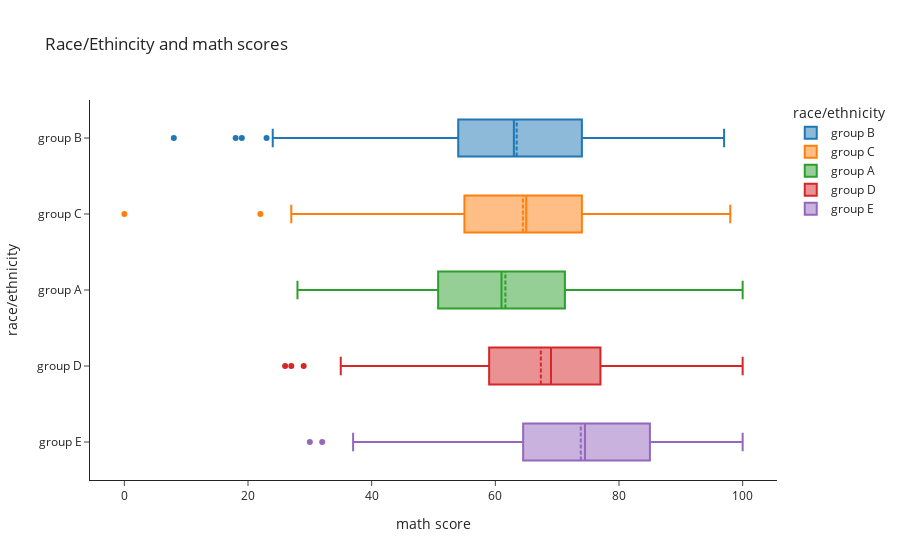

Write notebook code for a chart like this one.
### Markdown cell above
### Using plotly to make my box and whiskers plot interactive.

I am creating the same plot as the one above but using plotly instead.

### Code cell
# Race and Math scores
px.box(
    race.reset_index(),  # Reset the index to make columns accessible
    x="math score",       # Use 'race/ethnicity' for x-axis
    y="race/ethnicity",          # Use 'math score' for y-axis
    title="Race/Ethincity and Math Scores",
    color='race/ethnicity'
).update_traces(boxmean=True)

### Figure 1 — Plotly figure (JSON) as saved in the notebook; plotly's stock layout.template omitted (floating-point values rounded to 4 significant figures; data arrays with more than 128 entries replaced by an {"elided": "..."} marker saying what was removed)
{"data": [{"alignmentgroup": "True", "boxmean": true, "hovertemplate": "race/ethnicity=%{y}<br>math score=%{x}<extra></extra>", "legendgroup": "group B", "marker": {"color": "#1F77B4"}, "name": "group B", "notched": false, "offsetgroup": "group B", "orientation": "h", "showlegend": true, "type": "box", "x": {"elided": "190 int values"}, "x0": " ", "xaxis": "x", "y": {"elided": "190 str values"}, "y0": " ", "yaxis": "y"}, {"alignmentgroup": "True", "boxmean": true, "hovertemplate": "race/ethnicity=%{y}<br>math score=%{x}<extra></extra>", "legendgroup": "group C", "marker": {"color": "#FF7F0E"}, "name": "group C", "notched": false, "offsetgroup": "group C", "orientation": "h", "showlegend": true, "type": "box", "x": {"elided": "319 int values"}, "x0": " ", "xaxis": "x", "y": {"elided": "319 str values"}, "y0": " ", "yaxis": "y"}, {"alignmentgroup": "True", "boxmean": true, "hovertemplate": "race/ethnicity=%{y}<br>math score=%{x}<extra></extra>", "legendgroup": "group A", "marker": {"color": "#2CA02C"}, "name": "group A", "notched": false, "offsetgroup": "group A", "orientation": "h", "showlegend": true, "type": "box", "x": [47, 78, 50, 73, 55, 39, 62, 41, 80, 50, 58, 54, 51, 57, 62, 77, 72, 68, 47, 46, 81, 69, 28, 63, 49, 44, 71, 66, 38, 48, 53, 49, 59, 65, 47, 59, 79, 75, 72, 77, 59, 79, 65, 68, 64, 97, 92, 91, 40, 61, 55, 48, 71, 53, 82, 100, 71, 68, 65, 53, 59, 87, 62, 55, 37, 58, 72, 75, 51, 45, 45, 85, 61, 64, 75, 61, 50, 34, 69, 67, 61, 56, 66, 53, 54, 78, 57, 44, 63], "x0": " ", "xaxis": "x", "y": ["group A", "group A", "group A", "group A", "group A", "group A", "group A", "group A", "group A", "group A", "group A", "group A", "group A", "group A", "group A", "group A", "group A", "group A", "group A", "group A", "group A", "group A", "group A", "group A", "group A", "group A", "group A", "group A", "group A", "group A", "group A", "group A", "group A", "group A", "group A", "group A", "group A", "group A", "group A", "group A", "group A", "group A", "group A", "group A", "group A", "group A", "group A", "group A", "group A", "group A", "group A", "group A", "group A", "group A", "group A", "group A", "group A", "group A", "group A", "group A", "group A", "group A", "group A", "group A", "group A", "group A", "group A", "group A", "group A", "group A", "group A", "group A", "group A", "group A", "group A", "group A", "group A", "group A", "group A", "group A", "group A", "group A", "group A", "group A", "group A", "group A", "group A", "group A", "group A"], "y0": " ", "yaxis": "y"}, {"alignmentgroup": "True", "boxmean": true, "hovertemplate": "race/ethnicity=%{y}<br>math score=%{x}<extra></extra>", "legendgroup": "group D", "marker": {"color": "#D62728"}, "name": "group D", "notched": false, "offsetgroup": "group D", "orientation": "h", "showlegend": true, "type": "box", "x": {"elided": "262 int values"}, "x0": " ", "xaxis": "x", "y": {"elided": "262 str values"}, "y0": " ", "yaxis": "y"}, {"alignmentgroup": "True", "boxmean": true, "hovertemplate": "race/ethnicity=%{y}<br>math score=%{x}<extra></extra>", "legendgroup": "group E", "marker": {"color": "#9467BD"}, "name": "group E", "notched": false, "offsetgroup": "group E", "orientation": "h", "showlegend": true, "type": "box", "x": {"elided": "140 int values"}, "x0": " ", "xaxis": "x", "y": {"elided": "140 str values"}, "y0": " ", "yaxis": "y"}], "layout": {"boxmode": "overlay", "legend": {"title": {"text": "race/ethnicity"}, "tracegroupgap": 0}, "title": {"text": "Race/Ethincity and math scores"}, "xaxis": {"anchor": "y", "domain": [0, 1], "title": {"text": "math score"}}, "yaxis": {"anchor": "x", "categoryarray": ["group E", "group D", "group A", "group C", "group B"], "categoryorder": "array", "domain": [0, 1], "title": {"text": "race/ethnicity"}}}}
